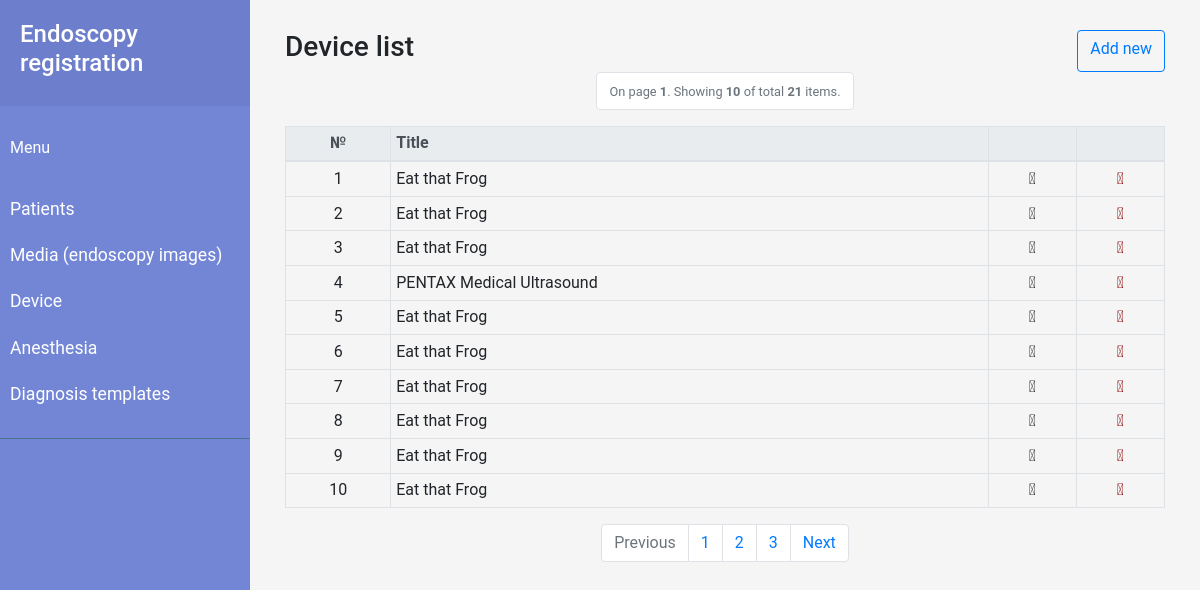
The app's page /templates/device with its own data.
### endostemplates/models.py (models this page shows, shortened)
class Device(models.Model):
    name = models.CharField(max_length=255)

### endostemplates/views.py (the view)
# urls.py: path('device', views.DeviceView.as_view(), name='device_page'),
class DeviceView(generic.ListView):
    template_name = 'device_list.html'
    model = Device
    paginate_by = 10
    def get_queryset(self):
        return Device.objects.all().order_by("-pk")

### endostemplates/templates/device_list.html (shortened to what this page needs)
{% extends 'base.html' %}
{% block content_list %}
<div class="col-12">
<div style="display: flex; justify-content: space-between; margin-top: 10px;">
    <p class="h3">
    {% if request.path == '/templates/device' %}  Device list
    {% elif request.path == '/templates/anesthesia' %} Anesthesia list
    {% endif %}
    </p>
    <a href="{% url 'endostemplates:device_new' %}" class="btn btn-outline-primary"> Add new </a>
</div>
<nav aria-label="Page navigation example">
    <ul class="pagination justify-content-center pagination">
        <li class="page-item disabled">
            <a class="page-link" href="#" tabindex="-1"><small>On page <strong>{{ page_obj.number }}</strong>. Showing <strong>{{ page_obj.object_list.count }}</strong> of total <strong>{{ page_obj.paginator.count }}</strong> items.</small></a>
        </li>
    </ul>
</nav>
    <table class="table table-bordered table-sm">
      <thead class="thead-light">
        <tr>
          <th scope="col" class="text-center">№</th>
          <th scope="col">Title</th>
          <th></th>
          <th></th>
        </tr>
      </thead>
      <tbody>
    {% for instance in object_list %}
        <tr>
             <td class="text-center" style="width: 12%;">{{ forloop.counter0|add:page_obj.start_index }}</td>
             <td> <a href='{% url 'endostemplates:device_update' instance.id %}'>{{ instance.name }}</a> </td>
             <td style="text-align: center; width: 10%;"> <a href="{% url 'endostemplates:device_update' instance.id %}"><i class="material-icons">&#xE254;</i></a> </td>
             <td style="text-align: center; width: 10%;"> <a href="{% url 'endostemplates:device_delete' instance.id %}" style="color: darkred"><i class="material-icons">&#xE872;</i></a> </td>
        </tr>
    {% endfor %}
      </tbody>
    </table>
{% if is_paginated %}
<nav aria-label="Page navigation example">
    <ul class="pagination justify-content-center pagination">
        {% if page_obj.has_previous %}
          <!-- If it ain't a search result display, don't append the search query
               to the URL. -->
          {% if not search %}
          <li class="page-item">
              <a class="page-link" href="{% url 'endostemplates:device_page' %}?page={{ page_obj.previous_page_number }}" tabindex="-1">Previous</a>
          </li>
          {% else %}
          <!-- Append the searched query to the URL, so that on a search results page,
               the pagination don't revert to listing all the listview items. -->
            <li class="page-item">
              <a class="page-link" href="{% url 'endostemplates:device_page' %}?{{search}}&page={{ page_obj.previous_page_number }}" tabindex="-1">Previous</a>
          </li>
          {% endif %}
        {% else %}
        <li class="page-item disabled">
            <a class="page-link" href="#" tabindex="-1">Previous</a>
        </li>
        {% endif %}
        {% for object in page_obj.paginator.page_range %}
            <li class="page-item"><a class="page-link" href="{% url 'endostemplates:device_page' %}?page={{ forloop.counter }}">{{ forloop.counter }}</a></li>
        {% endfor %}
        {% if page_obj.has_next %}
          {% if not search %}
          <li class="page-item">
              <a class="page-link" href="{% url 'endostemplates:device_page' %}?page={{ page_obj.next_page_number }}">Next</a>
          </li>
          {% else %}
            <li class="page-item">
              <a class="page-link" href="{% url 'endostemplates:device_page' %}?{{search}}&page={{ page_obj.next_page_number }}">Next</a>
          </li>
          {% endif %}
        {% else %}
        <li class="page-item disabled">
            <a class="page-link" href="#">Next</a>
        </li>
        {% endif %}
    </ul>
</nav>
{% endif %}
</div>
{% endblock %}

### static/css/style.css (style rules this page uses)
body { font-family: 'Roboto', sans-serif; background: #fafafa; }
a, a:hover, a:focus { color: inherit; text-decoration: none; transition: all 0.3s; }

### records on screen
Device: name "Eat that Frog"
Device: name "Eat that Frog"
Device: name "Eat that Frog"
Device: name "PENTAX Medical Ultrasound"
Device: name "Eat that Frog"
Device: name "Eat that Frog"
Device: name "Eat that Frog"
Device: name "Eat that Frog"
Device: name "Eat that Frog"
Device: name "Eat that Frog"

### other values on screen
{{ page_obj.number }} "1"
{{ page_obj.object_list.count }} "10"
{{ page_obj.paginator.count }} "21"
